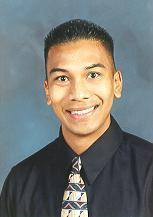
#> input picture pico-master/gen/sample/caltechfaces/pic00201.jpg, 153 x 217 px
$ python caltechfaces.py caltechfaces
#> lines starting #> are read from the running program, lines starting #| are printed output that depends on the picture
#
import sys
import os
import random
import numpy
import cv2
import struct

#
import argparse
parser = argparse.ArgumentParser()
parser.add_argument('src', help='CaltechFaces source folder')
args = parser.parse_args()

#
#
#

def write_rid_to_stdout(im):
	#
	# raw intensity data
	#

	#
	h = im.shape[0]
	w = im.shape[1]

	#
	hw = struct.pack('ii', h, w)
	pixels = struct.pack('%sB' % h*w, *im.reshape(-1))

	#
	sys.stdout.buffer.write(hw)
	sys.stdout.buffer.write(pixels)

#
#
#

def write_sample_to_stdout(img, bboxes):
	#
	if len(img.shape)==3:
		img = cv2.cvtColor(img, cv2.COLOR_BGR2GRAY)
	#
	write_rid_to_stdout(img)

	sys.stdout.buffer.write( struct.pack('i', len(bboxes)) )

	for box in bboxes:
		sys.stdout.buffer.write( struct.pack('iii', box[0], box[1], box[2]) )

#
#
#

def visualize_bboxes(img, bboxes):
	#
	for box in bboxes: cv2.circle(img, (int(box[1]), int(box[0])), int(box[2]/2.0), (0, 0, 255), thickness=2)
	cv2.imshow('...', img)
	cv2.waitKey(0)

def export_img_and_boxes(img, bboxes):
	#
	for i in range(0, 8):
		#
		scalefactor = 0.7 + 0.6*numpy.random.random()
		#
		resized_img = cv2.resize(img, (0, 0), fx=scalefactor, fy=scalefactor)

		flip = numpy.random.random() < 0.5
		if flip:
			resized_img = cv2.flip(resized_img, 1)

		resized_bboxes = []
		for box in bboxes:
			#
			if flip:
				resized_box = (int(scalefactor*box[0]), resized_img.shape[1] - int(scalefactor*box[1]), int(scalefactor*box[2]))
			else:
				resized_box = (int(scalefactor*box[0]), int(scalefactor*box[1]), int(scalefactor*box[2]))
			#
			if resized_box[2] >= 24:
				resized_bboxes.append(resized_box)
		#
		write_sample_to_stdout(resized_img, resized_bboxes)
		#visualize_bboxes(resized_img, resized_bboxes)

#
#
#

annots = open(os.path.join(args.src, 'WebFaces_GroundThruth.txt'), 'r')
#> (reads pico-master/gen/sample/caltechfaces/WebFaces_GroundThruth.txt from the repository)
imgpaths = []
faces = []
dict = {}

for line in annots.readlines():
	#
	if line.strip() != '':
		imgname = line.split()[0]
		if os.path.exists(os.path.join(args.src, imgname)) == False:
			continue
		if imgname in dict:
			i = dict[imgname]
			faces[i].append([float(x) for x in line.split()[1:]])
		else:
			dict[imgname] = len(imgpaths)
			imgpaths.append(os.path.join(args.src, imgname))
			faces.append([[float(x) for x in line.split()[1:]]])

#
#
#

for i in range(0, len(imgpaths)):
	#
	img = cv2.imread(imgpaths[i])
#> img is the input picture: shape (217, 153, 3); mean B, G, R 115.3, 117.9, 115.3
	#
	bboxes = []
	for face in faces[i]:
		#
		eyedist = ( (face[0]-face[2])**2 + (face[1]-face[3])**2 )**0.5
		r = (face[1]+face[3])/2.0 + 0.25*eyedist
		c = (face[0]+face[2])/2.0
		s = 2.0*1.5*eyedist
		#
		bboxes.append((r, c, s))
	#
	export_img_and_boxes(img, bboxes)
#> the loop in export_img_and_boxes, `for i in range(0, 8):` made 8 passes
#> pass 1, in export_img_and_boxes, `resized_img = cv2.resize(img, (0, 0), fx=scalefactor, fy=scalefactor)`:
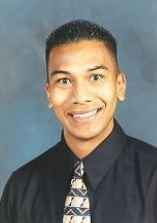
#> resized_img: shape (223, 157, 3); mean B, G, R 115.2, 117.9, 115.2
#> pass 1, in write_sample_to_stdout, `img = cv2.cvtColor(img, cv2.COLOR_BGR2GRAY)`:
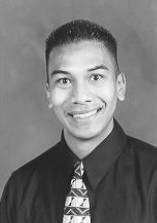
#> img: shape (223, 157); min 21, max 253, mean 116.8
#> pass 2, in export_img_and_boxes, `resized_img = cv2.resize(img, (0, 0), fx=scalefactor, fy=scalefactor)`:
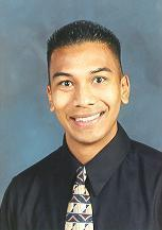
#> resized_img: shape (230, 162, 3); mean B, G, R 115.2, 117.9, 115.2
#> pass 2, in write_sample_to_stdout (call 2), `img = cv2.cvtColor(img, cv2.COLOR_BGR2GRAY)`:
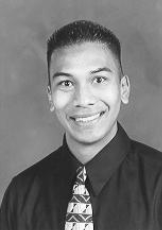
#> img: shape (230, 162); min 17, max 254, mean 116.8
#> after the loop in export_img_and_boxes, `for i in range(0, 8):`:
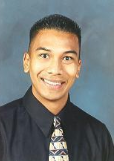
#> resized_img: shape (161, 114, 3); mean B, G, R 115.2, 117.8, 115.1
#> pass 2 of the loop `for i in range(0, len(imgpaths)):`:
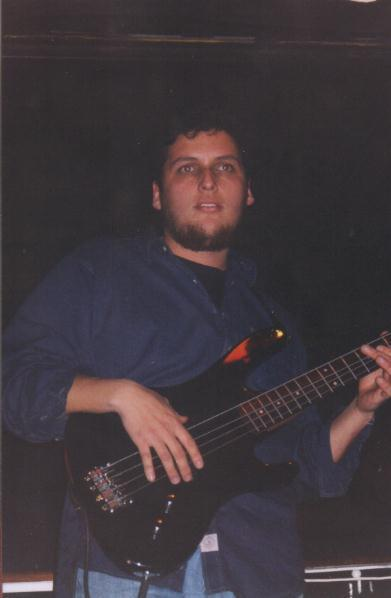
#> input picture pico-master/gen/sample/caltechfaces/pic00438.jpg, 391 x 598 px
#> img is the input picture: shape (598, 391, 3); mean B, G, R 61.7, 56.8, 65
#> the loop in export_img_and_boxes (call 2), `for i in range(0, 8):` made 8 passes
#> pass 1, in write_sample_to_stdout (call 9), `img = cv2.cvtColor(img, cv2.COLOR_BGR2GRAY)`:
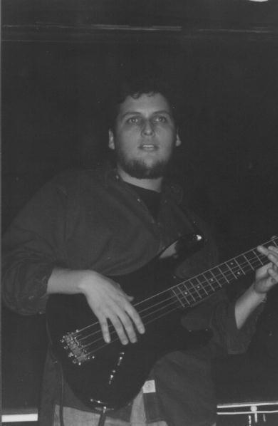
#> img: shape (426, 278); min 32, max 229, mean 59.7
